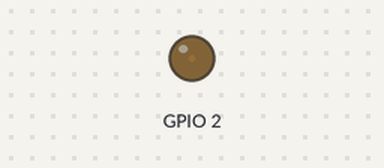
The sketch below on a simulated ESP32. On the bench: output pins drawn as LEDs (lit = HIGH).

Above: at 0.05 s.
At 1.2 s:
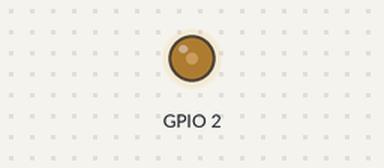
At 2.4 s:
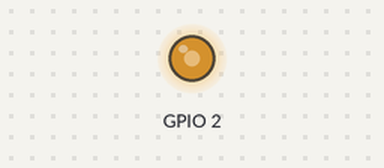
At 4.8 s:
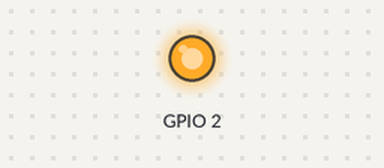
Timing chart, 0 to 6.3 s (numbered marks = the images above):
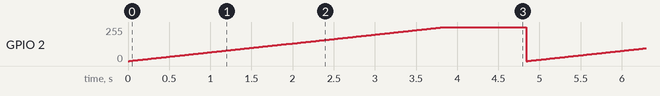

The sketch:

101_LED_dimming.ino
```cpp
void setup(){
  ledcSetup(0, 5000, 8);
  ledcAttachPin(2, 0);
}
 void loop(){
  for(int i = 0; i <= 255; i++){
    ledcWrite(0, i);
    delay(15);
  }
delay(1000);
}
```

Measured:
- by itself, GPIO 2: ramps from 0/255 to 255/255 and jumps back, once every 4.8 s
